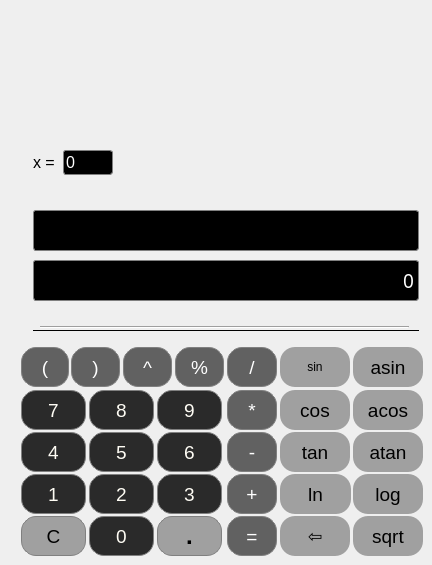
    <widget class="QWidget" name="airthmetic">
     <attribute name="title">
      <string>Arithmetic</string>
     </attribute>
     <widget class="QPushButton" name="pushButtonC">
      <property name="geometry">
       <rect>
        <x>21</x>
        <y>516</y>
        <width>65</width>
        <height>40</height>
       </rect>
      </property>
      <property name="font">
       <font>
        <pointsize>14</pointsize>
       </font>
      </property>
      <property name="styleSheet">
       <string notr="true">QPushButton {
background-color: rgb(160, 160, 160);
color: rgb(0, 0, 0);
border-color: rgb(223, 223, 223);
border-radius: 3px;
border-style: solid;
border-width:1px;
border-radius: 15px;
border-color: gray;
}

QPushButton:hover {
background-color: rgb(170, 170, 170);
border-radius: 1px;
border-width:0px;
}</string>
      </property>
      <property name="text">
       <string>С</string>
      </property>
     </widget>
     <widget class="QPushButton" name="pushButton_num0">
      <property name="geometry">
       <rect>
        <x>89</x>
        <y>516</y>
        <width>65</width>
        <height>40</height>
       </rect>
      </property>
      <property name="font">
       <font>
        <pointsize>14</pointsize>
       </font>
      </property>
      <property name="styleSheet">
       <string notr="true">QPushButton {
	background-color: rgb(42, 42, 42);
	color: rgb(254, 252, 244);
	border-color: gray;
	border-style: solid;
	border-width:1px;
	border-radius: 15px;
}

QPushButton:hover {
	background-color: rgb(149, 149, 150);
	color: black;
}
</string>
      </property>
      <property name="text">
       <string>0</string>
      </property>
     </widget>
     <widget class="QPushButton" name="pushButton_dot">
      <property name="geometry">
       <rect>
        <x>157</x>
        <y>516</y>
        <width>65</width>
        <height>40</height>
       </rect>
      </property>
      <property name="font">
       <font>
        <pointsize>18</pointsize>
        <bold>true</bold>
       </font>
      </property>
      <property name="styleSheet">
       <string notr="true">QPushButton {
background-color: rgb(160, 160, 160);
color: rgb(0, 0, 0);
border-color: rgb(223, 223, 223);
border-radius: 3px;
border-style: solid;
border-width:1px;
border-radius: 15px;
border-color: gray;
}

QPushButton:hover {
background-color: rgb(170, 170, 170);
border-radius: 1px;
border-width:0px;
}</string>
      </property>
      <property name="text">
       <string>.</string>
      </property>
     </widget>
     <widget class="QPushButton" name="pushButton_num7">
      <property name="geometry">
       <rect>
        <x>21</x>
        <y>390</y>
        <width>65</width>
        <height>40</height>
       </rect>
      </property>
      <property name="font">
       <font>
        <pointsize>14</pointsize>
       </font>
      </property>
      <property name="styleSheet">
       <string notr="true">QPushButton {
	background-color: rgb(255, 255, 255);
	background-color: rgb(42, 42, 42);
	color: rgb(0, 0, 0);
	color: rgb(168, 168, 168);
	color: rgb(254, 252, 244);
	border-color: gray;
	border-radius: 3px;
	border-style: solid;
	border-width:1px;	border-radius: 15px;
}

QPushButton:hover {
	background-color: rgb(245, 245, 245);
	border-radius: 1px;
	border-width:0px;
}
</string>
      </property>
      <property name="text">
       <string>7</string>
      </property>
     </widget>
     <widget class="QPushButton" name="pushButton_num9">
      <property name="geometry">
       <rect>
        <x>157</x>
        <y>390</y>
        <width>65</width>
        <height>40</height>
       </rect>
      </property>
      <property name="font">
       <font>
        <pointsize>14</pointsize>
       </font>
      </property>
      <property name="styleSheet">
       <string notr="true">QPushButton {
	background-color: rgb(255, 255, 255);
	background-color: rgb(42, 42, 42);
	color: rgb(0, 0, 0);
	color: rgb(168, 168, 168);
	color: rgb(254, 252, 244);
	border-color: gray;
	border-radius: 3px;
	border-style: solid;
	border-width:1px;
	border-radius: 15px;
}

QPushButton:hover {
	background-color: rgb(149, 149, 150);
	color: black;
}

</string>
      </property>
      <property name="text">
       <string>9</string>
      </property>
     </widget>
     <widget class="QPushButton" name="pushButton_num8">
      <property name="geometry">
       <rect>
        <x>89</x>
        <y>390</y>
        <width>65</width>
        <height>40</height>
       </rect>
      </property>
      <property name="font">
       <font>
        <pointsize>14</pointsize>
       </font>
      </property>
      <property name="styleSheet">
       <string notr="true">QPushButton {
	background-color: rgb(255, 255, 255);
	background-color: rgb(42, 42, 42);
	color: rgb(0, 0, 0);
	color: rgb(168, 168, 168);
	color: rgb(254, 252, 244);
	border-color: gray;
	border-radius: 3px;
	border-style: solid;
	border-width:1px;	border-radius: 15px;
}

QPushButton:hover {
	background-color: rgb(149, 149, 150);
	color: black;
}
</string>
      </property>
      <property name="text">
       <string>8</string>
      </property>
     </widget>
     <widget class="QPushButton" name="pushButton_num4">
      <property name="geometry">
       <rect>
        <x>21</x>
        <y>432</y>
        <width>65</width>
        <height>40</height>
       </rect>
      </property>
      <property name="font">
       <font>
        <pointsize>14</pointsize>
       </font>
      </property>
      <property name="styleSheet">
       <string notr="true">QPushButton {
	background-color: rgb(255, 255, 255);
	background-color: rgb(42, 42, 42);
	color: rgb(0, 0, 0);
	color: rgb(168, 168, 168);
	color: rgb(254, 252, 244);
	border-color: gray;
	border-radius: 3px;
	border-style: solid;
	border-width:1px;	border-radius: 15px;
}

QPushButton:hover {
	background-color: rgb(149, 149, 150);
	color: black;
}

</string>
      </property>
      <property name="text">
       <string>4</string>
      </property>
     </widget>
     <widget class="QPushButton" name="pushButton_num6">
      <property name="geometry">
       <rect>
        <x>157</x>
        <y>432</y>
        <width>65</width>
        <height>40</height>
       </rect>
      </property>
      <property name="font">
       <font>
        <pointsize>14</pointsize>
       </font>
      </property>
      <property name="styleSheet">
       <string notr="true">QPushButton {
	background-color: rgb(255, 255, 255);
	background-color: rgb(42, 42, 42);
	color: rgb(0, 0, 0);
	color: rgb(168, 168, 168);
	color: rgb(254, 252, 244);
	border-color: gray;
	border-radius: 3px;
	border-style: solid;
	border-width:1px;
	border-radius: 15px;
}

QPushButton:hover {
	background-color: rgb(149, 149, 150);
	color: black;
}
</string>
      </property>
      <property name="text">
       <string>6</string>
      </property>
     </widget>
     <widget class="QPushButton" name="pushButton_num5">
      <property name="geometry">
       <rect>
        <x>89</x>
        <y>432</y>
        <width>65</width>
        <height>40</height>
       </rect>
      </property>
      <property name="font">
       <font>
        <pointsize>14</pointsize>
       </font>
      </property>
      <property name="styleSheet">
       <string notr="true">QPushButton {
	background-color: rgb(255, 255, 255);
	background-color: rgb(42, 42, 42);
	color: rgb(0, 0, 0);
	color: rgb(168, 168, 168);
	color: rgb(254, 252, 244);
	border-color: gray;
	border-radius: 3px;
	border-style: solid;
	border-width:1px;
	border-radius: 15px;
}

QPushButton:hover {
	background-color: rgb(149, 149, 150);
	color: black;
}

</string>
      </property>
      <property name="text">
       <string>5</string>
      </property>
     </widget>
     <widget class="QPushButton" name="pushButton_num3">
      <property name="geometry">
       <rect>
        <x>157</x>
        <y>474</y>
        <width>65</width>
        <height>40</height>
       </rect>
      </property>
      <property name="font">
       <font>
        <pointsize>14</pointsize>
       </font>
      </property>
      <property name="styleSheet">
       <string notr="true">QPushButton {
	background-color: rgb(255, 255, 255);
	background-color: rgb(42, 42, 42);
	color: rgb(0, 0, 0);
	color: rgb(168, 168, 168);
	color: rgb(254, 252, 244);
	border-color: gray;
	border-radius: 3px;
	border-style: solid;
	border-width:1px;
	border-radius: 15px;
}

QPushButton:hover {
	background-color: rgb(149, 149, 150);
	color: black;
}
</string>
      </property>
      <property name="text">
       <string>3</string>
      </property>
     </widget>
     <widget class="QPushButton" name="pushButton_num1">
      <property name="geometry">
       <rect>
        <x>21</x>
        <y>474</y>
        <width>65</width>
        <height>40</height>
       </rect>
      </property>
      <property name="font">
       <font>
        <pointsize>14</pointsize>
       </font>
      </property>
      <property name="styleSheet">
       <string notr="true">QPushButton {
	background-color: rgb(255, 255, 255);
	background-color: rgb(42, 42, 42);
	color: rgb(0, 0, 0);
	color: rgb(168, 168, 168);
	color: rgb(254, 252, 244);
	border-color: gray;
	border-radius: 3px;
	border-style: solid;
	border-width:1px;
	border-radius: 15px;
}

QPushButton:hover {
	background-color: rgb(149, 149, 150);
	color: black;
}
</string>
      </property>
      <property name="text">
       <string>1</string>
      </property>
     </widget>
     <widget class="QPushButton" name="pushButton_num2">
      <property name="geometry">
       <rect>
        <x>89</x>
        <y>474</y>
        <width>65</width>
        <height>40</height>
       </rect>
      </property>
      <property name="font">
       <font>
        <pointsize>14</pointsize>
       </font>
      </property>
      <property name="styleSheet">
       <string notr="true">QPushButton {
	background-color: rgb(255, 255, 255);
	background-color: rgb(42, 42, 42);
	color: rgb(0, 0, 0);
	color: rgb(168, 168, 168);
	color: rgb(254, 252, 244);
	border-color: gray;
	border-radius: 3px;
	border-style: solid;
	border-width:1px;
	border-radius: 15px;
}

QPushButton:hover {
	background-color: rgb(149, 149, 150);
	color: black;
}
</string>
      </property>
      <property name="text">
       <string>2</string>
      </property>
     </widget>
     <widget class="QPushButton" name="pushButton_plus">
      <property name="geometry">
       <rect>
        <x>227</x>
        <y>474</y>
        <width>50</width>
        <height>40</height>
       </rect>
      </property>
      <property name="font">
       <font>
        <pointsize>14</pointsize>
       </font>
      </property>
      <property name="styleSheet">
       <string notr="true">QPushButton {
background-color: rgb(252, 200, 100);
background-color: rgb(97, 97, 97);
color: rgb(0, 0, 0);
color: rgb(255, 255, 255);
border-radius: 15px;
border-color: gray;
border-style: solid;
border-width:1px;
}

QPushButton:hover {
	background-color: rgb(242, 190, 95);
	border-width:0px;
	border-radius: 15px;
}</string>
      </property>
      <property name="text">
       <string>+</string>
      </property>
     </widget>
     <widget class="QPushButton" name="pushButton_minus">
      <property name="geometry">
       <rect>
        <x>227</x>
        <y>432</y>
        <width>50</width>
        <height>40</height>
       </rect>
      </property>
      <property name="font">
       <font>
        <pointsize>14</pointsize>
       </font>
      </property>
      <property name="styleSheet">
       <string notr="true">QPushButton {
background-color: rgb(252, 200, 100);
background-color: rgb(97, 97, 97);
color: rgb(0, 0, 0);
color: rgb(255, 255, 255);
border-radius: 15px;
border-color: gray;
border-style: solid;
border-width:1px;
}

QPushButton:hover {
	background-color: rgb(242, 190, 95);
	border-width:0px;
	border-radius: 15px;
}</string>
      </property>
      <property name="text">
       <string>-</string>
      </property>
     </widget>
     <widget class="QPushButton" name="pushButton_mul">
      <property name="geometry">
       <rect>
        <x>227</x>
        <y>390</y>
        <width>50</width>
        <height>40</height>
       </rect>
      </property>
      <property name="font">
       <font>
        <pointsize>14</pointsize>
       </font>
      </property>
      <property name="styleSheet">
       <string notr="true">QPushButton {
background-color: rgb(252, 200, 100);
background-color: rgb(97, 97, 97);
color: rgb(0, 0, 0);
color: rgb(255, 255, 255);
border-radius: 15px;
border-color: gray;
border-style: solid;
border-width:1px;
}

QPushButton:hover {
	background-color: rgb(242, 190, 95);
	border-width:0px;
	border-radius: 15px;
}</string>
      </property>
      <property name="text">
       <string>*</string>
      </property>
     </widget>
     <widget class="QPushButton" name="pushButton_div">
      <property name="geometry">
       <rect>
        <x>227</x>
        <y>347</y>
        <width>50</width>
        <height>40</height>
       </rect>
      </property>
      <property name="font">
       <font>
        <pointsize>14</pointsize>
       </font>
      </property>
      <property name="styleSheet">
       <string notr="true">QPushButton {
background-color: rgb(252, 200, 100);
background-color: rgb(97, 97, 97);
color: rgb(0, 0, 0);
color: rgb(255, 255, 255);
border-radius: 15px;
border-color: gray;
border-style: solid;
border-width:1px;
}

QPushButton:hover {
	background-color: rgb(242, 190, 95);
	border-width:0px;
	border-radius: 15px;
}</string>
      </property>
      <property name="text">
       <string>/</string>
      </property>
     </widget>
     <widget class="QPushButton" name="pushButton_mod">
      <property name="geometry">
       <rect>
        <x>175</x>
        <y>347</y>
        <width>49</width>
        <height>40</height>
       </rect>
      </property>
      <property name="font">
       <font>
        <pointsize>14</pointsize>
       </font>
      </property>
      <property name="styleSheet">
       <string notr="true">QPushButton {
background-color: rgb(252, 200, 100);
background-color: rgb(97, 97, 97);
color: rgb(0, 0, 0);
color: rgb(255, 255, 255);
border-radius: 15px;
border-color: gray;
border-style: solid;
border-width:1px;
}

QPushButton:hover {
	background-color: rgb(242, 190, 95);
	border-width:0px;
	border-radius: 15px;
}</string>
      </property>
      <property name="text">
       <string>%</string>
      </property>
     </widget>
     <widget class="QPushButton" name="pushButton_pow">
      <property name="geometry">
       <rect>
        <x>123</x>
        <y>347</y>
        <width>49</width>
        <height>40</height>
       </rect>
      </property>
      <property name="font">
       <font>
        <pointsize>14</pointsize>
       </font>
      </property>
      <property name="styleSheet">
       <string notr="true">QPushButton {
background-color: rgb(252, 200, 100);
background-color: rgb(97, 97, 97);
color: rgb(0, 0, 0);
color: rgb(255, 255, 255);
border-radius: 15px;
border-color: gray;
border-style: solid;
border-width:1px;
}

QPushButton:hover {
	background-color: rgb(242, 190, 95);
	border-width:0px;
	border-radius: 15px;
}</string>
      </property>
      <property name="text">
       <string>^</string>
      </property>
     </widget>
     <widget class="QPushButton" name="pushButton_rbrace">
      <property name="geometry">
       <rect>
        <x>71</x>
        <y>347</y>
        <width>49</width>
        <height>40</height>
       </rect>
      </property>
      <property name="font">
       <font>
        <pointsize>14</pointsize>
       </font>
      </property>
      <property name="styleSheet">
       <string notr="true">QPushButton {
background-color: rgb(252, 200, 100);
background-color: rgb(97, 97, 97);
color: rgb(0, 0, 0);
color: rgb(255, 255, 255);
border-color: rgb(223, 223, 223);
border-radius: 15px;
border-color: gray;
border-style: solid;
border-width:1px;
}

QPushButton:hover {
	background-color: rgb(242, 190, 95);
	border-width:0px;
	border-radius: 15px;
}</string>
      </property>
      <property name="text">
       <string>)</string>
      </property>
     </widget>
     <widget class="QPushButton" name="pushButton_lbrace">
      <property name="geometry">
       <rect>
        <x>21</x>
        <y>347</y>
        <width>48</width>
        <height>40</height>
       </rect>
      </property>
      <property name="font">
       <font>
        <pointsize>14</pointsize>
       </font>
      </property>
      <property name="styleSheet">
       <string notr="true">QPushButton {
background-color: rgb(252, 200, 100);
background-color: rgb(97, 97, 97);
color: rgb(0, 0, 0);
color: rgb(255, 255, 255);
border-color: rgb(223, 223, 223);
border-color: gray;
border-radius: 3px;
border-style: solid;
border-width:1px;
border-radius: 15px;
}

QPushButton:hover {
	background-color: rgb(242, 190, 95);
	border-width:0px;
	border-radius: 15px;
}</string>
      </property>
      <property name="text">
       <string>(</string>
      </property>
     </widget>
     <widget class="QPushButton" name="pushButton_equal">
      <property name="geometry">
       <rect>
        <x>227</x>
        <y>516</y>
        <width>50</width>
        <height>40</height>
       </rect>
      </property>
      <property name="font">
       <font>
        <pointsize>14</pointsize>
       </font>
      </property>
      <property name="styleSheet">
       <string notr="true">QPushButton {
background-color: rgb(252, 200, 100);
background-color: rgb(97, 97, 97);
color: rgb(0, 0, 0);
color: rgb(255, 255, 255);
border-radius: 15px;
border-color: gray;
border-style: solid;
border-width:1px;
}

QPushButton:hover {
	background-color: rgb(242, 190, 95);
	border-width:0px;
	border-radius: 15px;
}</string>
      </property>
      <property name="text">
       <string>=</string>
      </property>
     </widget>
     <widget class="QPushButton" name="pushButton_sin">
      <property name="geometry">
       <rect>
        <x>280</x>
        <y>347</y>
        <width>70</width>
        <height>40</height>
       </rect>
      </property>
      <property name="styleSheet">
       <string notr="true">QPushButton {
background-color: rgb(160, 160, 160);
color: rgb(0, 0, 0);
border-color: rgb(223, 223, 223);
border-radius: 3px;
border-style: solid;
border-radius: 15px;
border-color: gray;
}

QPushButton:hover {
background-color: rgb(170, 170, 170);
border-radius: 1px;
border-width:0px;
}</string>
      </property>
      <property name="text">
       <string>sin</string>
      </property>
     </widget>
     <widget class="QPushButton" name="pushButton_asin">
      <property name="geometry">
       <rect>
        <x>353</x>
        <y>347</y>
        <width>70</width>
        <height>40</height>
       </rect>
      </property>
      <property name="font">
       <font>
        <pointsize>14</pointsize>
       </font>
      </property>
      <property name="styleSheet">
       <string notr="true">QPushButton {
background-color: rgb(160, 160, 160);
color: rgb(0, 0, 0);
border-color: rgb(223, 223, 223);
border-radius: 3px;
border-style: solid;
border-radius: 15px;
border-color: gray;
}

QPushButton:hover {
background-color: rgb(170, 170, 170);
border-radius: 1px;
border-width:0px;
}</string>
      </property>
      <property name="text">
       <string>asin</string>
      </property>
     </widget>
     <widget class="QPushButton" name="pushButton_acos">
      <property name="geometry">
       <rect>
        <x>353</x>
        <y>390</y>
        <width>70</width>
        <height>40</height>
       </rect>
      </property>
      <property name="font">
       <font>
        <pointsize>14</pointsize>
       </font>
      </property>
      <property name="styleSheet">
       <string notr="true">QPushButton {
background-color: rgb(160, 160, 160);
color: rgb(0, 0, 0);
border-color: rgb(223, 223, 223);
border-radius: 3px;
border-style: solid;
border-radius: 15px;
border-color: gray;
}

QPushButton:hover {
background-color: rgb(170, 170, 170);
border-radius: 1px;
border-width:0px;
}</string>
      </property>
      <property name="text">
       <string>acos</string>
      </property>
     </widget>
     <widget class="QPushButton" name="pushButton_cos">
      <property name="geometry">
       <rect>
        <x>280</x>
        <y>390</y>
        <width>70</width>
        <height>40</height>
       </rect>
      </property>
      <property name="font">
       <font>
        <pointsize>14</pointsize>
       </font>
      </property>
      <property name="styleSheet">
       <string notr="true">QPushButton {
background-color: rgb(160, 160, 160);
color: rgb(0, 0, 0);
border-color: rgb(223, 223, 223);
border-radius: 3px;
border-style: solid;
border-radius: 15px;
border-color: gray;
}

QPushButton:hover {
background-color: rgb(170, 170, 170);
border-radius: 1px;
border-width:0px;
}</string>
      </property>
      <property name="text">
       <string>cos</string>
      </property>
     </widget>
     <widget class="QPushButton" name="pushButton_atan">
      <property name="geometry">
       <rect>
        <x>353</x>
        <y>432</y>
        <width>70</width>
        <height>40</height>
       </rect>
      </property>
      <property name="font">
       <font>
        <pointsize>14</pointsize>
       </font>
      </property>
      <property name="styleSheet">
       <string notr="true">QPushButton {
background-color: rgb(160, 160, 160);
color: rgb(0, 0, 0);
border-color: rgb(223, 223, 223);
border-radius: 3px;
border-style: solid;
border-radius: 15px;
border-color: gray;
}

QPushButton:hover {
background-color: rgb(170, 170, 170);
border-radius: 1px;
border-width:0px;
}</string>
      </property>
      <property name="text">
       <string>atan</string>
      </property>
     </widget>
     <widget class="QPushButton" name="pushButton_tan">
      <property name="geometry">
       <rect>
        <x>280</x>
        <y>432</y>
        <width>70</width>
        <height>40</height>
       </rect>
      </property>
      <property name="font">
       <font>
        <pointsize>14</pointsize>
       </font>
      </property>
      <property name="styleSheet">
       <string notr="true">QPushButton {
background-color: rgb(160, 160, 160);
color: rgb(0, 0, 0);
border-color: rgb(223, 223, 223);
border-radius: 3px;
border-style: solid;
border-radius: 15px;
border-color: gray;
}

QPushButton:hover {
background-color: rgb(170, 170, 170);
border-radius: 1px;
border-width:0px;
}</string>
      </property>
      <property name="text">
       <string>tan</string>
      </property>
     </widget>
     <widget class="QPushButton" name="pushButton_log">
      <property name="geometry">
       <rect>
        <x>353</x>
        <y>474</y>
        <width>70</width>
        <height>40</height>
       </rect>
      </property>
      <property name="font">
       <font>
        <pointsize>14</pointsize>
       </font>
      </property>
      <property name="styleSheet">
       <string notr="true">QPushButton {
background-color: rgb(160, 160, 160);
color: rgb(0, 0, 0);
border-color: rgb(223, 223, 223);
border-radius: 3px;
border-style: solid;
border-radius: 15px;
border-color: gray;
}

QPushButton:hover {
background-color: rgb(170, 170, 170);
border-radius: 1px;
border-width:0px;
}</string>
      </property>
      <property name="text">
       <string>log</string>
      </property>
     </widget>
     <widget class="QPushButton" name="pushButton_ln">
      <property name="geometry">
       <rect>
        <x>280</x>
        <y>474</y>
        <width>71</width>
        <height>40</height>
       </rect>
      </property>
      <property name="font">
       <font>
        <pointsize>14</pointsize>
       </font>
      </property>
      <property name="styleSheet">
       <string notr="true">QPushButton {
background-color: rgb(160, 160, 160);
color: rgb(0, 0, 0);
border-color: rgb(223, 223, 223);
border-radius: 3px;
border-style: solid;
border-radius: 15px;
border-color: gray;
}

QPushButton:hover {
background-color: rgb(170, 170, 170);
border-radius: 1px;
border-width:0px;
}</string>
      </property>
      <property name="text">
       <string>ln</string>
      </property>
     </widget>
     <widget class="QPushButton" name="pushButton_sqrt">
      <property name="geometry">
       <rect>
        <x>353</x>
        <y>516</y>
        <width>70</width>
        <height>40</height>
       </rect>
      </property>
      <property name="font">
       <font>
        <pointsize>14</pointsize>
       </font>
      </property>
      <property name="styleSheet">
       <string notr="true">QPushButton {
background-color: rgb(160, 160, 160);
color: rgb(0, 0, 0);
border-color: rgb(223, 223, 223);
border-radius: 3px;
border-style: solid;
border-radius: 15px;
border-color: gray;
}

QPushButton:hover {
background-color: rgb(170, 170, 170);
border-radius: 1px;
border-width:0px;
}</string>
      </property>
      <property name="text">
       <string>sqrt</string>
      </property>
     </widget>
     <widget class="QPushButton" name="pushButton_del">
      <property name="geometry">
       <rect>
        <x>280</x>
        <y>516</y>
        <width>70</width>
        <height>40</height>
       </rect>
      </property>
      <property name="font">
       <font>
        <pointsize>13</pointsize>
       </font>
      </property>
      <property name="styleSheet">
       <string notr="true">QPushButton {
background-color: rgb(160, 160, 160);
color: rgb(0, 0, 0);
border-color: rgb(223, 223, 223);
border-radius: 3px;
border-style: solid;
border-radius: 15px;
border-color: gray;
}

QPushButton:hover {
background-color: rgb(170, 170, 170);
border-radius: 1px;
border-width:0px;
}</string>
      </property>
      <property name="text">
       <string>⇦</string>
      </property>
     </widget>
     <widget class="QLineEdit" name="lineEdit_expression_arith">
      <property name="geometry">
       <rect>
        <x>33</x>
        <y>260</y>
        <width>386</width>
        <height>41</height>
       </rect>
      </property>
      <property name="font">
       <font>
        <family>Ayuthaya</family>
        <pointsize>-1</pointsize>
       </font>
      </property>
      <property name="styleSheet">
       <string notr="true">background-color: rgb(223, 223, 223);
background-color: black;
color: rgb(0, 0, 0);
color: white;
border-color: rgb(223, 223, 223);
border-radius: 3px;
border-style: solid;
font-size: 19px;border: 1px solid gray;</string>
      </property>
      <property name="text">
       <string>0</string>
      </property>
      <property name="alignment">
       <set>Qt::AlignRight|Qt::AlignTrailing|Qt::AlignVCenter</set>
      </property>
     </widget>
     <widget class="QLabel" name="_underline">
      <property name="geometry">
       <rect>
        <x>33</x>
        <y>330</y>
        <width>386</width>
        <height>1</height>
       </rect>
      </property>
      <property name="styleSheet">
       <string notr="true">background-color: rgb(0, 0, 0);</string>
      </property>
      <property name="text">
       <string/>
      </property>
     </widget>
     <widget class="QLineEdit" name="lineEdit_x_Arith">
      <property name="geometry">
       <rect>
        <x>63</x>
        <y>150</y>
        <width>50</width>
        <height>25</height>
       </rect>
      </property>
      <property name="font">
       <font>
        <pointsize>-1</pointsize>
       </font>
      </property>
      <property name="styleSheet">
       <string notr="true">background-color: rgb(223, 223, 223);
background-color: black;
color: rgb(0, 0, 0);
color: white;
border-color: rgb(223, 223, 223);
border-radius: 3px;
border-style: solid;
font-size: 16px;
border: 1px solid gray;</string>
      </property>
      <property name="text">
       <string>0</string>
      </property>
      <property name="alignment">
       <set>Qt::AlignLeading|Qt::AlignLeft|Qt::AlignVCenter</set>
      </property>
     </widget>
     <widget class="QLabel" name="_underline_x">
      <property name="geometry">
       <rect>
        <x>53</x>
        <y>280</y>
        <width>60</width>
        <height>1</height>
       </rect>
      </property>
      <property name="styleSheet">
       <string notr="true">background-color: rgb(0, 0, 0);</string>
      </property>
      <property name="text">
       <string/>
      </property>
     </widget>
     <widget class="QLabel" name="label_x">
      <property name="geometry">
       <rect>
        <x>33</x>
        <y>150</y>
        <width>30</width>
        <height>25</height>
       </rect>
      </property>
      <property name="styleSheet">
       <string notr="true">font-size: 16px;</string>
      </property>
      <property name="text">
       <string>x = </string>
      </property>
     </widget>
     <widget class="QLineEdit" name="lineEdit_expression_arith_2">
      <property name="geometry">
       <rect>
        <x>33</x>
        <y>210</y>
        <width>386</width>
        <height>41</height>
       </rect>
      </property>
      <property name="font">
       <font>
        <family>.Noto Nastaliq Urdu UI</family>
        <pointsize>-1</pointsize>
       </font>
      </property>
      <property name="styleSheet">
       <string notr="true">background-color: rgb(223, 223, 223);
background-color: black;
color: rgb(126, 125, 126);
border-color: rgb(223, 223, 223);
border-radius: 3px;
border-style: solid;
font-size: 18px;
opacity: 0.5;border: 1px solid gray;</string>
      </property>
      <property name="text">
       <string/>
      </property>
      <property name="alignment">
       <set>Qt::AlignRight|Qt::AlignTrailing|Qt::AlignVCenter</set>
      </property>
     </widget>
     <widget class="Line" name="line">
      <property name="geometry">
       <rect>
        <x>40</x>
        <y>326</y>
        <width>369</width>
        <height>3</height>
       </rect>
      </property>
      <property name="styleSheet">
       <string notr="true">background: qlineargradient(spread:pad, x1:0.508, y1:0.04, x2:0.522, y2:0.0397727, stop:0 rgba(158, 83, 84, 255), stop:0.0837438 rgba(2, 79, 0, 255), stop:0.192118 rgba(50, 147, 22, 255), stop:0.275862 rgba(236, 191, 49, 255), stop:0.389163 rgba(243, 61, 34, 255), stop:0.555 rgba(135, 81, 60, 255), stop:0.667 rgba(121, 75, 255, 255), stop:0.825 rgba(164, 255, 244, 255), stop:0.885 rgba(104, 222, 71, 255), stop:1 rgba(57, 87, 222, 255));;
</string>
      </property>
      <property name="orientation">
       <enum>Qt::Horizontal</enum>
      </property>
     </widget>
    </widget>
